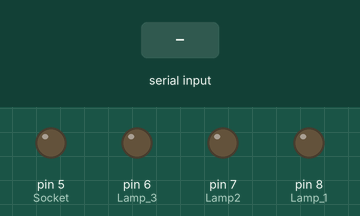
This sketch was run on a simulated Arduino Uno, built with avr-gcc and run on an emulated ATmega328P. On the bench: output pins drawn as LEDs (lit = HIGH). The inputs (shaded band) are chosen by the test bench.

Above: at 1.2 s.
1.3 s: "1" received over the second serial link
At 2.4 s:
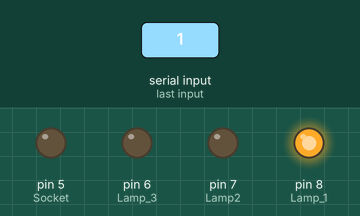
2.8 s: "3" received over the second serial link
At 3.5 s:
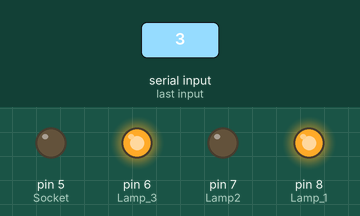
4.3 s: "2" received over the second serial link
At 4.7 s:
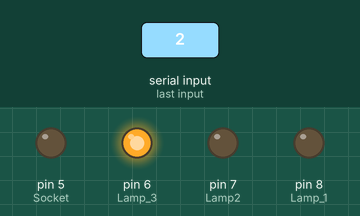
5.8 s: "5" received over the second serial link
At 7.0 s:
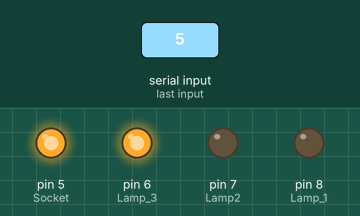
7.3 s: "4" received over the second serial link
At 8.1 s:
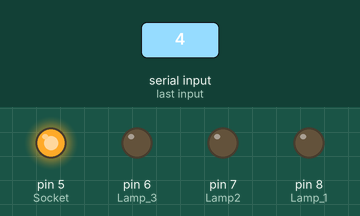
8.8 s: "7" received over the second serial link
At 9.3 s:
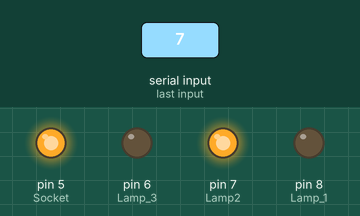
Timing chart, 0 to 11.3 s (numbered marks = the images above; inputs shaded):
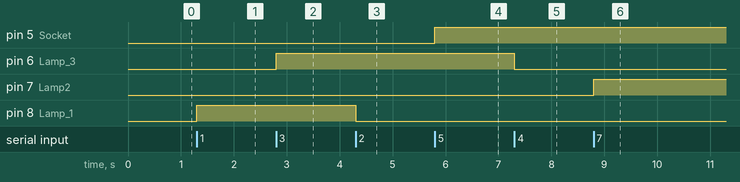

Measured:
- after the input at 1.3 s, pin 8 (Lamp_1): LOW → HIGH at once
- after the input at 2.8 s, pin 6 (Lamp_3): LOW → HIGH at once
- after the input at 4.3 s, pin 8 (Lamp_1): HIGH → LOW at once
- after the input at 5.8 s, pin 5 (Socket): LOW → HIGH at once
- after the input at 7.3 s, pin 6 (Lamp_3): HIGH → LOW at once
- after the input at 8.8 s, pin 7 (Lamp2): LOW → HIGH at once

The sketch:

Home_Automation.ino
```cpp
#include <SoftwareSerial.h>
SoftwareSerial myserial(2,3); // initialize software serial
int data;

int ledState = LOW;
unsigned long ledStarted = 0;
void setup() {
  // put your setup code here, to run once:
  pinMode(8, OUTPUT); // Lamp 1
  pinMode(7, OUTPUT); // Lamp2
  pinMode(6, OUTPUT); // Lamp 3
  pinMode(5,OUTPUT); // Socket

  myserial.begin(9600);
}

void loop() {

  if (myserial.available()) {


    data = myserial.read();
    // We used a switch statement instead of multiple if-else statement to make the code cleaner
    switch (data) {
      case '1':  digitalWrite(8, HIGH); // ON Lamp1
        break;
      case '2':  digitalWrite(8, LOW); // OFF Lamp1
        break;
      case '3': digitalWrite(6, HIGH); // ON Lamp2
        break;
      case '4': digitalWrite(6, LOW); // OFF Lamp2
        break;
      case '5':digitalWrite(5, HIGH); // ON Lamp3

        break;
      case '6':digitalWrite(5, LOW); // OFF Lamp 3
        break;
         case '7':digitalWrite(7, HIGH); //ON Socket

        break;
      case '8':digitalWrite(7, LOW);  // OFF Socket
      break;

    }

    delay(100);
  }

}
```
